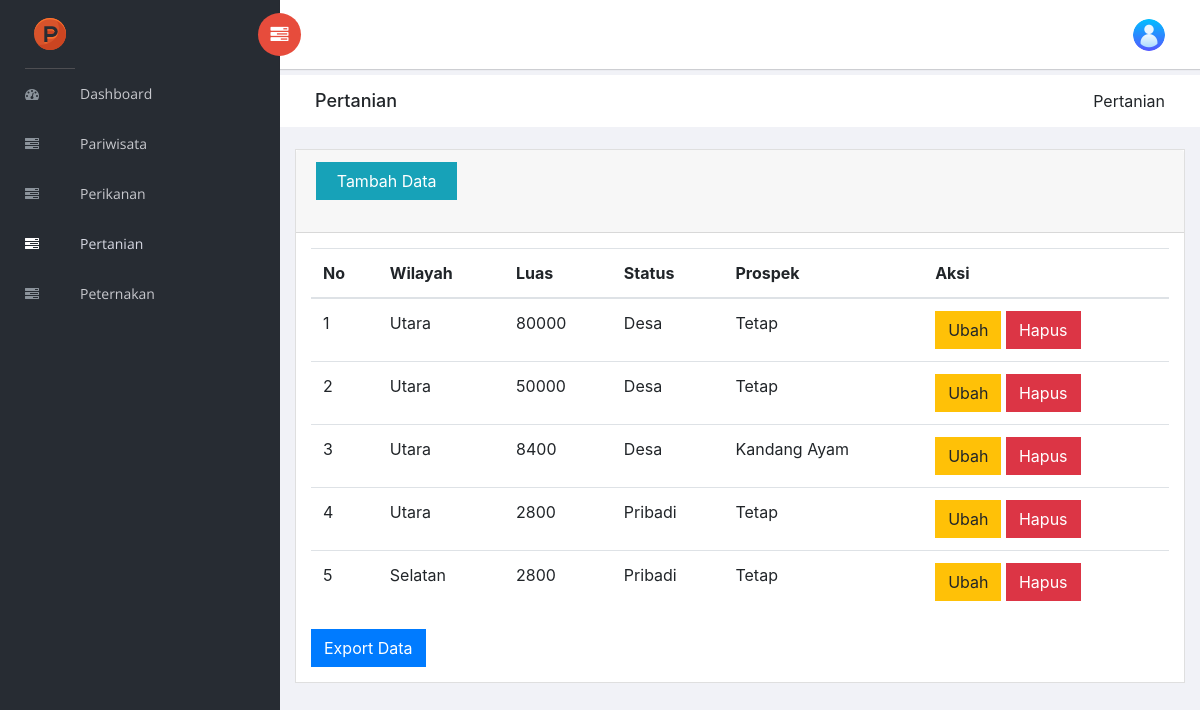
The page /pertanian.php (signed in) on the database its author committed.
### tables this page shows
CREATE TABLE `pertanian` (
  `id` int(10) NOT NULL,
  `wilayah` varchar(300) NOT NULL,
  `luas` int(10) NOT NULL,
  `status` varchar(30) NOT NULL,
  `prospek` varchar(30) NOT NULL
);

### connection.php (called while the page is built)
<?php
$hostname = "localhost";
$username = "root";
$password = "";
$database = "potensi";
$conn = mysqli_connect($hostname, $username, $password, $database);
function query($query)
{
    global $conn;
    $result = mysqli_query($conn, $query);
    $rows = [];
    while ($row = mysqli_fetch_assoc($result)) {
        $rows[] = $row;
    }
    return $rows;
}

### pertanian.php (the view, shortened to what this page needs)
<?php
require_once "connection.php";
$pertanian = query("SELECT * FROM pertanian ORDER BY id DESC");
?>
<!doctype html>
<html class="no-js" lang="en">
<head>
    <link rel="stylesheet" href="vendors/bootstrap/dist/css/bootstrap.min.css">
    <link rel="stylesheet" href="vendors/font-awesome/css/font-awesome.min.css">
    <link rel="stylesheet" href="vendors/themify-icons/css/themify-icons.css">
    <link rel="stylesheet" href="vendors/flag-icon-css/css/flag-icon.min.css">
    <link rel="stylesheet" href="vendors/selectFX/css/cs-skin-elastic.css">
    <link rel="stylesheet" href="vendors/jqvmap/dist/jqvmap.min.css">
    <link rel="stylesheet" href="assets/css/style.css">
    <link rel="stylesheet" type="text/css" href="https://cdn.datatables.net/v/bs4/dt-1.10.23/datatables.min.css" />
</head>
<body>
    <aside id="left-panel" class="left-panel">
        <nav class="navbar navbar-expand-sm navbar-default">
            <div class="navbar-header">
                <a class="navbar-brand" style="width:50px; height:50px;" href="./"><img src="images/p.png" alt="Logo"></a>
            </div>
            <div id="main-menu" class="main-menu collapse navbar-collapse">
                <ul class="nav navbar-nav">
                    <li>
                        <a href="index.php"> <i class="menu-icon fa fa-dashboard"></i>Dashboard </a>
                    </li>
                    <li>
                        <a href="pariwisata.php"> <i class="menu-icon fa fa-tasks"></i>Pariwisata </a>
                    </li>
                    <li>
                        <a href="perikanan.php"> <i class="menu-icon fa fa-tasks"></i>Perikanan </a>
                    </li>
                    <li class="active">
                        <a href="pertanian.php"> <i class="menu-icon fa fa-tasks"></i>Pertanian </a>
                    </li>
                    <li>
                        <a href="peternakan.php"> <i class="menu-icon fa fa-tasks"></i>Peternakan </a>
                    </li>
                </ul>
            </div>
        </nav>
    </aside>
    <div id="right-panel" class="right-panel">
        <header id="header" class="header">
            <div class="header-menu">
                <div class="col-sm-7">
                    <a id="menuToggle" class="menutoggle pull-left"><i class="fa fa fa-tasks"></i></a>
                </div>
                <div class="col-sm-5">
                    <div class="user-area dropdown float-right">
                        <a href="#" class="dropdown-toggle" data-toggle="dropdown" aria-haspopup="true" aria-expanded="false">
                            <img class="user-avatar rounded-circle" src="images/admin.png" alt="User Avatar">
                        </a>
                    </div>
                </div>
            </div>
        </header>
        <div class="breadcrumbs">
            <div class="col-sm-4">
                <div class="page-header float-left">
                    <div class="page-title">
                        <h1>Pertanian</h1>
                    </div>
                </div>
            </div>
            <div class="col-sm-8">
                <div class="page-header float-right">
                    <div class="page-title">
                        <ol class="breadcrumb text-right">
                            <li class="active">Pertanian</li>
                        </ol>
                    </div>
                </div>
            </div>
        </div>
        <div class="content mt-3">
            <div class="row">
                <div class="col-md-12">
                    <div class="card demo-icons">
                        <div class="card-header">
                            <button style="margin-bottom:20px" data-toggle="modal" data-target="#myModal" class="btn btn-info col-md-2"><span class="glyphicon glyphicon-plus"></span>Tambah Data</button>
                        </div>
                        <div class="card-body all-icons">
                            <table class="table table-responsive-sm" id="pariwisata-table">
                                <thead>
                                    <tr>
                                        <th scope="col">No</th>
                                        <th scope="col">Wilayah</th>
                                        <th scope="col">Luas</th>
                                        <th scope="col">Status</th>
                                        <th scope="col">Prospek</th>
                                        <th scope="col">Aksi</th>
                                    </tr>
                                </thead>
                                <tbody>
                                    <?php $i = 1; ?>
                                    <?php foreach ($pertanian as $row) :  ?>
                                        <tr>
                                            <td><?= $i; ?></td>
                                            <td><?= $row["wilayah"]; ?></td>
                                            <td><?= $row["luas"]; ?></td>
                                            <td><?= $row["status"]; ?></td>
                                            <td><?= $row["prospek"]; ?></td>
                                            <td>
                                                <button data-toggle="modal" data-target="#edit<?= $row['id']; ?>" class="btn btn-warning">Ubah</button>
                                                <button data-toggle="modal" data-target="#del<?= $row['id']; ?>" class="btn btn-danger">Hapus</button>
                                            </td>
                                        </tr>
                                        <?php $i++; ?>
                                    <?php endforeach; ?>
                                </tbody>
                            </table>
                            <a class="btn btn-primary text-white" href="export_pertanian.php" role="button">Export Data</a>
                        </div>
                    </div>
                </div>
            </div>
        </div>
    </div>
</body>
</html>

### rows shown on the page
pertanian: wilayah "Utara", luas "80000", status "Desa", prospek "Tetap"
pertanian: wilayah "Utara", luas "50000", status "Desa", prospek "Tetap"
pertanian: wilayah "Utara", luas "8400", status "Desa", prospek "Kandang Ayam"
pertanian: wilayah "Utara", luas "2800", status "Pribadi", prospek "Tetap"
pertanian: wilayah "Selatan", luas "2800", status "Pribadi", prospek "Tetap"
